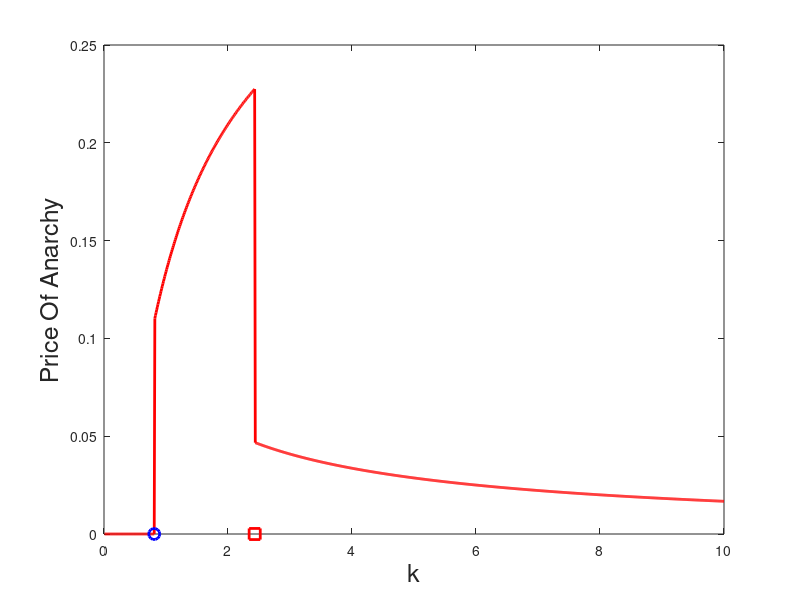

Recreate this plot in MATLAB. (Note: this script raises an error after producing the figure.)
% price of anarchy
% self-optimiation vs overall
% thrshold based continuous B
clear
lambda = 7;
mu = 1; % local service rate
c = 10; %cost efficient
k = .01:.01:10;
priceOfAnarchy = zeros(1, length(k));
rho = lambda / mu;

for i = 1 : length(k)
    if rho == 1
        W = 1/2;
    else
        W = rho/(1-rho) + rho/log(rho);
    end
    if k(i) < W/3
        % self-optimization Bs = 0
        T_u = k(i) * lambda^2/c^2;
        % overall B_g = 0
        T_g = k(i) * lambda^2/c^2;
    elseif (k(i) >= W/3) && (k(i) < W)
        % self-optimization  Bs = 0
        T_u = k(i) * lambda^2/c^2;
        % overall optimization
        if rho == 1
            x_opt = (6*k(i)*lambda^3/c^2)^(1/4) - 1;
        else
            myfun = @(x) (3.*k(i).*lambda.^3.*(1-rho).^3./(c.^2.*rho.^3)).*(1 + 1./(rho.^(x+1)-1)).^2 + (rho.^(x+1)-1)./log(rho) - x - 1;
            x_opt = fzero(myfun, [-0.9 200]);
        end
        if x_opt < 0
            B = 0;
        else
            %B = floor(x_opt):floor(x_opt)+1;
            B = x_opt;
        end
        if rho ~= 1
            pi_0 = (1 - rho)./(1 - rho.^(B+1));
            pi_B = (rho.^B - rho.^(B+1))./(1 - rho.^(B+1));
            E_Q = pi_0 .* rho .* ( 1 - rho.^B)./(1-rho).^2 - B .* rho.^(B+1).*pi_0 ./ (1 - rho);
            E_Q1 = (B+1)./(rho.^(B+1) - 1) + B + 1/(1 - rho);
        else
            pi_B = 1 ./ (B+1);
            E_Q = B./ 2;
        end
        T_g  =  E_Q./lambda + k(i).*lambda^2 .* pi_B.^3 ./ c^2;
    else
        % self-optimization
        if rho == 1
            x_opt = (2*k(i)*lambda^3/c^2)^(1/4) - 1;
        else
            myfun1 = @(x) (k(i).*lambda.^3.*(1-rho).^3./(c.^2.*rho.^3)).*(1 + 1./(rho.^(x+1)-1)).^2 + (rho.^(x+1)-1)./log(rho) - x - 1;
            x_opt = fzero(myfun1, [-0.9 200]);
        end
        if x_opt < 0
            Bs = 0;
        else
            %Bs = floor(x_opt):floor(x_opt)+1;
            Bs = x_opt;
        end
        if rho ~= 1
            pi_0s = (1 - rho)./(1 - rho.^(Bs+1));
            pi_Bs = (rho.^Bs - rho.^(Bs+1))./(1 - rho.^(Bs+1));
            E_Qs = pi_0s .* rho .* ( 1 - rho.^Bs)./(1-rho).^2 - Bs .* rho.^(Bs+1).*pi_0s ./ (1 - rho);
            E_Q1 = (Bs + 1)./(rho.^(Bs+1) - 1) + Bs + 1/(1 - rho);
        else
            pi_Bs = 1 ./ (Bs+1);
            E_Qs = Bs./ 2;
        end
        T_u  =  E_Qs./lambda + k(i).*lambda^2 .* pi_Bs.^3 ./ c^2;
        
        % overall optimization
        if rho == 1
            x_opt = (6*k(i)*lambda^3/c^2)^(1/4) - 1;
        else
            myfun2 = @(x) (3.*k(i).*lambda.^3.*(1-rho).^3./(c.^2.*rho.^3)).*(1 + 1./(rho.^(x+1)-1)).^2 + (rho.^(x+1)-1)./log(rho) - x - 1;
            x_opt = fzero(myfun2, [-0.9 200]);
        end
        if x_opt < 0
            B = 0;
        else
            %B = floor(x_opt):floor(x_opt)+1;
            B = x_opt;
        end
        if rho ~= 1
            pi_0 = (1 - rho)./(1 - rho.^(B+1));
            pi_B = (rho.^B - rho.^(B+1))./(1 - rho.^(B+1));
            E_Q = pi_0 .* rho .* ( 1 - rho.^B)./(1-rho).^2 - B .* rho.^(B+1).*pi_0 ./ (1 - rho);
            E_Q1 = (B+1)./(rho.^(B+1) - 1) + B + 1/(1 - rho);
        else
            pi_B = 1 ./ (B+1);
            E_Q = B./ 2;
        end
        T_g  =  E_Q./lambda + k(i).*lambda^2 .* pi_B.^3 ./ c^2;
    end
    % price of anarchy
    priceOfAnarchy(i) = 1 - min(T_g)/min(T_u);
end

figure(3552865)
plot(k, priceOfAnarchy, 'r','LineWidth',2,'MarkerSize',2)
hold on
plot(W/3,0, 'b-o','LineWidth',2,'MarkerSize',8)
plot(W,0, 'r-s','LineWidth',2,'MarkerSize',8)
xlabel('k','FontSize',18)
ylabel('Price Of Anarchy','FontSize',18)
title('threshold: \rho = ' + string(rho) + ', c = ' + string(c) + ', \lambda = ' + string(lambda) + ', \mu =' + string(mu),'FontSize',14)
set(gca,'fontsize',15) 
grid on
